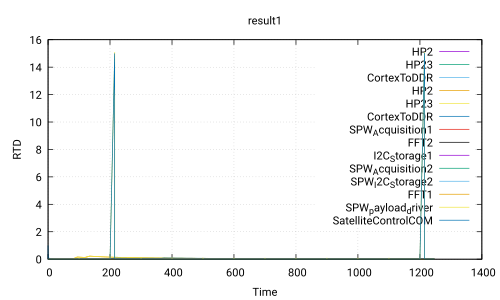

Source code (gnuplot):
 set title 'result1'
 set ylabel 'RTD'
 set xlabel 'Time'
 set grid
 set term pdf
 set output 'Use_case_DoubleCamera_noSafety.ATIPPIC0.executable360.0_40.0.pdf'
 plot 'Use_case_DoubleCamera_noSafety.ATIPPIC0.executable360.0_40.0.csv' using 1:2 with lines title 'HP2','Use_case_DoubleCamera_noSafety.ATIPPIC0.executable360.0_40.0.csv' using 1:3 with lines title 'HP23','Use_case_DoubleCamera_noSafety.ATIPPIC0.executable360.0_40.0.csv' using 1:4 with lines title 'CortexToDDR','Use_case_DoubleCamera_noSafety.ATIPPIC0.executable360.0_40.0.csv' using 1:5 with lines title 'HP2','Use_case_DoubleCamera_noSafety.ATIPPIC0.executable360.0_40.0.csv' using 1:6 with lines title 'HP23','Use_case_DoubleCamera_noSafety.ATIPPIC0.executable360.0_40.0.csv' using 1:7 with lines title 'CortexToDDR','Use_case_DoubleCamera_noSafety.ATIPPIC0.executable360.0_40.0.csv' using 1:8 with lines title 'SPW_Acquisition1','Use_case_DoubleCamera_noSafety.ATIPPIC0.executable360.0_40.0.csv' using 1:9 with lines title 'FFT2','Use_case_DoubleCamera_noSafety.ATIPPIC0.executable360.0_40.0.csv' using 1:10 with lines title 'I2C_Storage1','Use_case_DoubleCamera_noSafety.ATIPPIC0.executable360.0_40.0.csv' using 1:11 with lines title 'SPW_Acquisition2','Use_case_DoubleCamera_noSafety.ATIPPIC0.executable360.0_40.0.csv' using 1:12 with lines title 'SPW_I2C_Storage2','Use_case_DoubleCamera_noSafety.ATIPPIC0.executable360.0_40.0.csv' using 1:13 with lines title 'FFT1','Use_case_DoubleCamera_noSafety.ATIPPIC0.executable360.0_40.0.csv' using 1:14 with lines title 'SPW_payload_driver','Use_case_DoubleCamera_noSafety.ATIPPIC0.executable360.0_40.0.csv' using 1:15 with lines title 'SatelliteControlCOM'
